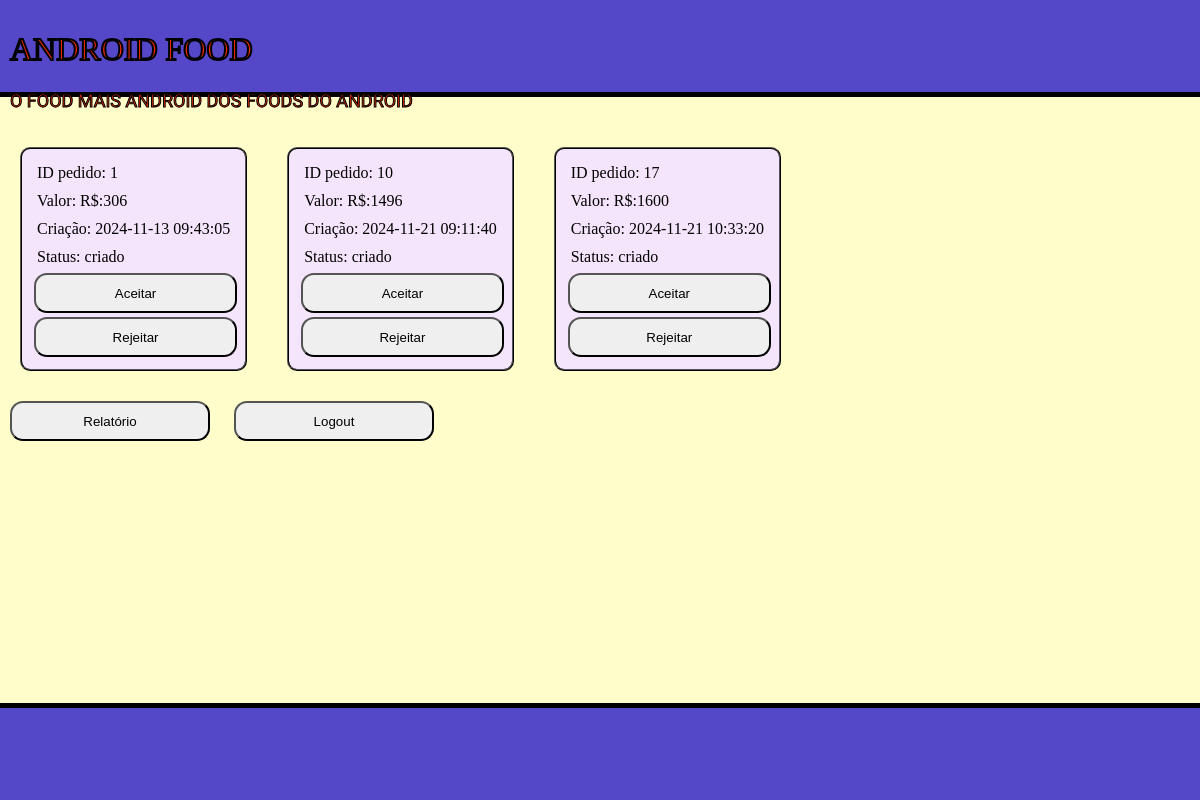
The app's page /restaurante (signed in) with its own data.
### tables this page shows
CREATE TABLE venda(
                            pk_venda INTEGER PRIMARY KEY NOT NULL,
                            valor NUMERIC CHECK (valor > 0) NOT NULL,
                            pk_usuario INTEGER REFERENCES usuario NOT NULL,
                            pk_restaurante INTEGER REFERENCES restaurante NOT NULL,
                            criacao DATE DEFAULT(datetime('now', 'localtime')),
                            status VARCHAR(50) DEFAULT "criado"
                            );

### main.py (the view)
@app.route('/restaurante', methods=['GET','POST'])
def restaurante():
    if session.get('login') == None or session['login'] == False:
        session['login'] = False
        return index()
    vendas = database.consulta_pedidos(session['pk'])
    pedidos = []
    for venda in vendas:
        if venda[4] != "cancelado" or venda[4] == "entregue":
            pedido = {
                        "pk": venda[0],
                        "valor": venda[1],
                        "pk_usuario": venda[2],
                        "criacao": venda[3],
                        "status": venda[4]
                    }
            pedidos.append(pedido)
    session['pedidos'] = pedidos
    return render_template("restaurante.jinja",nome = session['nome'],pedidos = session['pedidos'])

### database/database.py (called while the page is built)
    def consulta_pedidos(self,pk_restaurante): # Consulta os pedidos de um restaurante
        sql = f'SELECT pk_venda,valor,pk_usuario,criacao,status FROM venda WHERE pk_restaurante = ?;'
        result = self.conexao.execute(sql,(pk_restaurante,))
        return result.fetchall()

### templates/restaurante.jinja (shortened to what this page needs)
<!DOCTYPE html>
<html lang="pt-BR">
  <head>
    <link rel="stylesheet" href="{{ url_for('static',filename='styles/restaurante.css') }}" >
  </head>
  <body>
    <header class="header">
      <h1>ANDROID FOOD</h1>
      <p>O FOOD MAIS ANDROID DOS FOODS DO ANDROID</p>
    </header>
    {% if pedidos[0] is none %}
      <section class="pedidos">
        <p>Nenhum pedido</p>
      </section>
    {% else %}
      <section class="pedidos">
        {% for pedido in pedidos%}
        <div class="pedido">
          <p class="id">ID pedido: {{ pedido["pk"] }}</p>
          <p class="valor">Valor: R$:{{ pedido["valor"] }}</p>
          <p class="criacao">Criação: {{ pedido["criacao"] }}</p>
          <p class="status">Status: {{ pedido["status"] }}</p>
          {% if pedido["status"] == "criado" %}
           <a href="{{ url_for('aceitar', pk=pedido['pk']) }}"> <button>Aceitar</button></a>
            <a href="{{ url_for('rejeitar', pk=pedido['pk']) }}"><button>Rejeitar</button></a>
          {% elif pedido["status"] == "aceito" %}
            <a href="{{ url_for('entrega', pk=pedido['pk']) }}"><button>Saiu para a entrega</button></a>
          {% elif pedido["status"] == "saiu para a entrega" %}
            <a href="{{ url_for('entregue', pk=pedido['pk']) }}"><button>Entregue</button></a>
          {% endif %}
        </div>
        {% endfor %}
      </section>
    {% endif %}
    <a href="{{ url_for('relatorio') }}"><button class="util-button">Relatório</button></a>
    <a href="{{ url_for('logout') }}"><button class="util-button">Logout</button></a>
    <footer class="footer">
    </footer>
  </body>
</html>

### static/styles/restaurante.css (style rules this page uses)
body { margin: 0; background-color: #fffecb; margin-bottom: 9vh; width: 100%; max-width: 100%; }
.header { width: calc(100% - 20px); height: 9vh; padding: 10px; background-color: #5448c8; margin-bottom: 30px; border-bottom: 5px solid black; max-width: 100%; }
.header h1 { font-family: "Alfa Slab One", serif; font-weight: 400; font-style: normal; color: #ff2e00; -webkit-text-stroke: 2px black; }
.header p { font-family: "Racing Sans One", sans-serif; font-weight: 400; font-style: normal; font-size: large; color: #ff2e00; -webkit-text-stroke: 1px black; }
.pedidos { display: flex; justify-content: flex-start; flex-wrap: wrap; }
.pedido { display: flex; flex-direction: column; border: 2px ridge black; border-radius: 10px; padding: 10px; background-color: #f5e5fc; height: 200px; margin: 20px; }
.pedido p { margin: 5px; }
.pedido button { border-radius: 13px; height: 40px; margin: 2px; width: 100%; }
a { text-decoration: none; }
.util-button { border-radius: 13px; margin: 10px; width: 200px; height: 40px; }
.footer { width: 100%; height: 9vh; background-color: #5448c8; position: fixed; bottom: 0; padding: 10px; margin-top: 30px; border-top: 5px solid black; max-width: 100%; }

### records on screen
venda: pk "1", valor "306", criacao "2024-11-13 09:43:05", status "criado"
venda: pk "10", valor "1496", criacao "2024-11-21 09:11:40", status "criado"
venda: pk "17", valor "1600", criacao "2024-11-21 10:33:20", status "criado"
